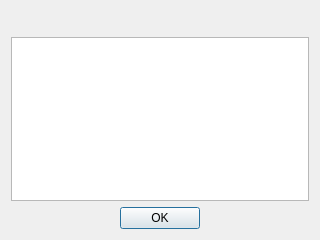
<?xml version="1.0" encoding="UTF-8"?>
<ui version="4.0">
 <class>Dialog</class>
 <widget class="QDialog" name="Dialog">
  <property name="geometry">
   <rect>
    <x>0</x>
    <y>0</y>
    <width>320</width>
    <height>240</height>
   </rect>
  </property>
  <property name="minimumSize">
   <size>
    <width>320</width>
    <height>240</height>
   </size>
  </property>
  <property name="windowTitle">
   <string>Database Table Names</string>
  </property>
  <layout class="QVBoxLayout" name="verticalLayout_2">
   <item>
    <layout class="QVBoxLayout" name="verticalLayout">
     <item>
      <layout class="QHBoxLayout" name="horizontalLayout_2">
       <item>
        <widget class="QLabel" name="DatabaseNameLB">
         <property name="text">
          <string/>
         </property>
        </widget>
       </item>
       <item>
        <spacer name="horizontalSpacer_3">
         <property name="orientation">
          <enum>Qt::Horizontal</enum>
         </property>
         <property name="sizeHint" stdset="0">
          <size>
           <width>40</width>
           <height>20</height>
          </size>
         </property>
        </spacer>
       </item>
      </layout>
     </item>
     <item>
      <widget class="QTableView" name="TableNamesTV">
       <property name="sizePolicy">
        <sizepolicy hsizetype="Expanding" vsizetype="Expanding">
         <horstretch>0</horstretch>
         <verstretch>100</verstretch>
        </sizepolicy>
       </property>
      </widget>
     </item>
     <item>
      <layout class="QHBoxLayout" name="horizontalLayout_3">
       <item>
        <spacer name="horizontalSpacer">
         <property name="orientation">
          <enum>Qt::Horizontal</enum>
         </property>
         <property name="sizeHint" stdset="0">
          <size>
           <width>40</width>
           <height>20</height>
          </size>
         </property>
        </spacer>
       </item>
       <item>
        <widget class="QPushButton" name="TableNamesOkPB">
         <property name="text">
          <string>OK</string>
         </property>
        </widget>
       </item>
       <item>
        <spacer name="horizontalSpacer_2">
         <property name="orientation">
          <enum>Qt::Horizontal</enum>
         </property>
         <property name="sizeHint" stdset="0">
          <size>
           <width>40</width>
           <height>20</height>
          </size>
         </property>
        </spacer>
       </item>
      </layout>
     </item>
    </layout>
   </item>
  </layout>
 </widget>
 <resources/>
 <connections/>
</ui>
